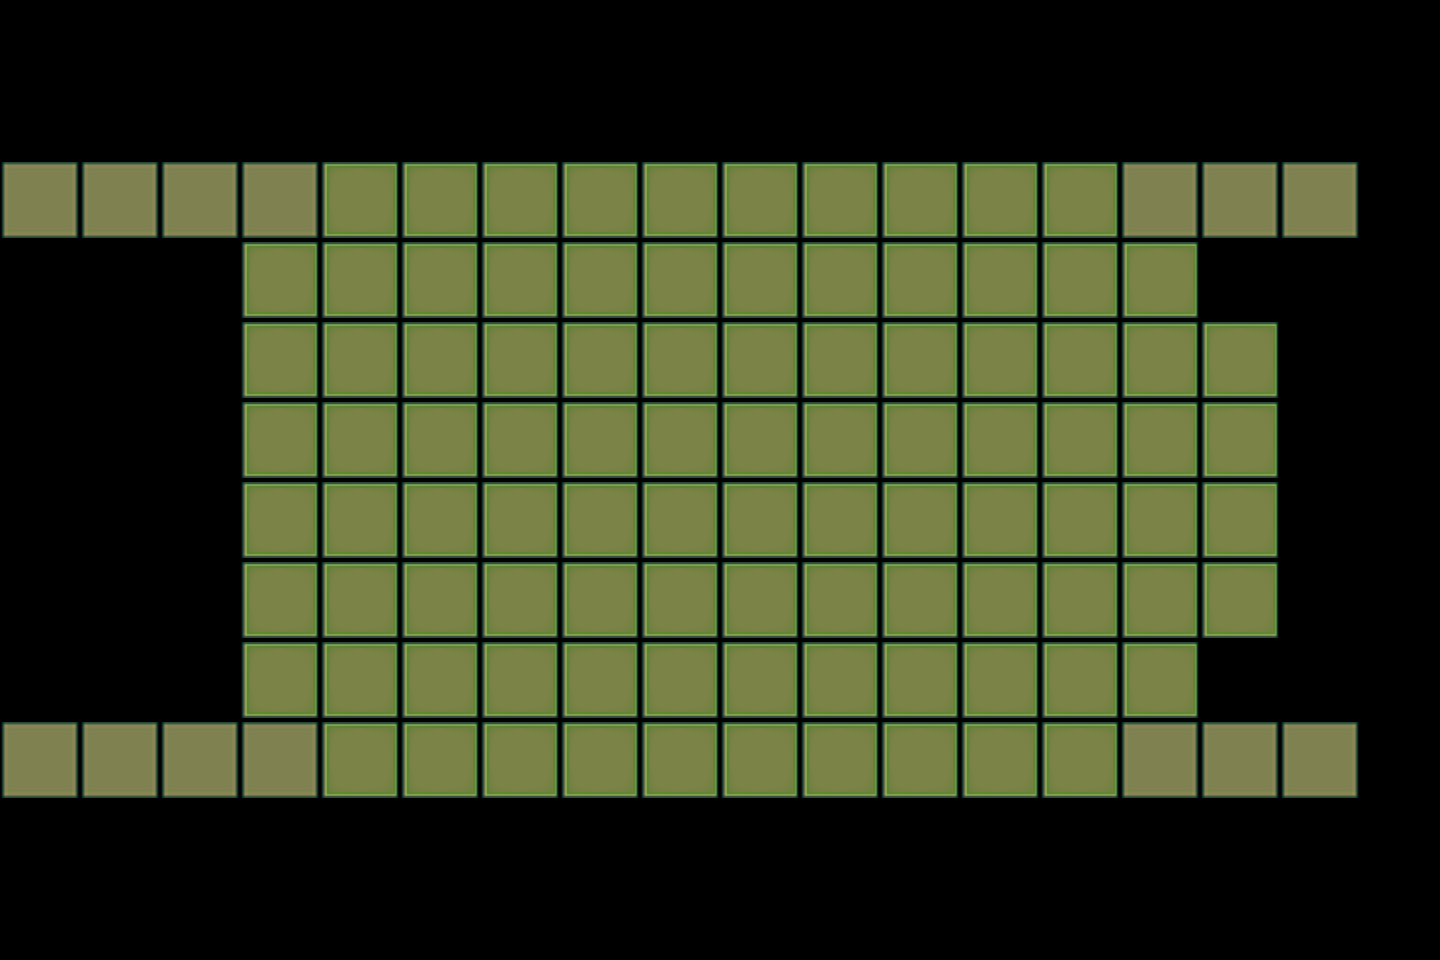

Below is a game level as drawn by its tile map, then a one-line description and the .tmx that defines it (tile-layer data replaced by summaries):
An orthogonal 18x12 tile map with 80x80 px tiles, 2 tile layers (Enemies, Towers) and 4 objects (2x start, 2x finish).

<map version="1.0" orientation="orthogonal" width="18" height="12" tilewidth="80" tileheight="80">
 <tileset firstgid="1" name="fieldTiles" tilewidth="80" tileheight="80">
  <image source="fieldTiles-hd.png" />
 </tileset>
 <layer name="Enemies" width="18" height="12" opacity="0.78">
  <data>[216 cells, 110 non-empty, 1 distinct tile ids]</data>
 </layer>
 <layer name="Towers" width="18" height="12" opacity="0.67">
  <data>[216 cells, 96 non-empty, 1 distinct tile ids]</data>
 </layer>
 <objectgroup name="Points" width="18" height="12">
  <object name="start" x="0" y="720" width="40" height="40">
   <properties>
    <property name="group" value="1" />
   </properties>
  </object>
  <object name="finish" x="1280" y="720" width="40" height="40">
   <properties>
    <property name="group" value="1" />
   </properties>
  </object>
  <object name="start" x="0" y="160" width="40" height="40">
   <properties>
    <property name="group" value="2" />
   </properties>
  </object>
  <object name="finish" x="1280" y="160" width="40" height="40">
   <properties>
    <property name="group" value="2" />
   </properties>
  </object>
 </objectgroup>
</map>
